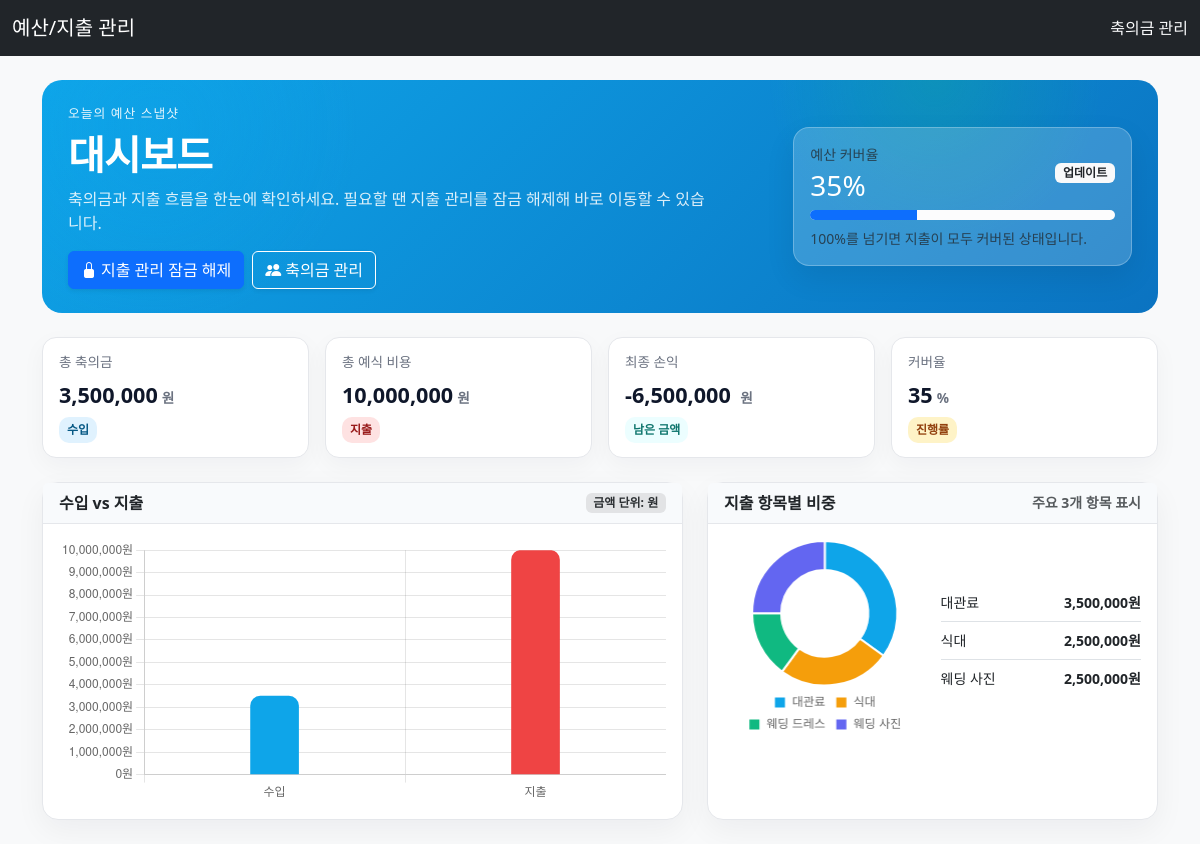
The page / on the database its author committed.
### models.py (models this page shows)
class Expense(db.Model):
    id = db.Column(db.Integer, primary_key=True)
    category = db.Column(db.String(50), nullable=False)
    description = db.Column(db.String(200))
    amount = db.Column(db.Integer, nullable=False)

### dashboard_routes.py (the view)
@dashboard_bp.route('/')
def index():
    total_income = db.session.query(
        func.coalesce(func.sum(Guest.amount), 0)
    ).scalar()
    total_expense = db.session.query(
        func.coalesce(func.sum(Expense.amount), 0)
    ).scalar()
    net_profit = total_income - total_expense
    coverage_percent = int(round((total_income / total_expense) * 100)) if total_expense else 0
    expense_rows = db.session.query(
        Expense.category,
        func.coalesce(func.sum(Expense.amount), 0)
    ).group_by(Expense.category).all()
    expense_labels = [row[0] for row in expense_rows]
    expense_values = [row[1] for row in expense_rows]
    top_expenses = sorted(
        [{'category': label, 'amount': value} for label, value in expense_rows],
        key=lambda x: x['amount'],
        reverse=True
    )[:3]
    return render_template(
        'index.html',
        total_income=total_income,
        total_expense=total_expense,
        net_profit=net_profit,
        coverage_percent=coverage_percent,
        expense_labels=expense_labels,
        expense_values=expense_values,
        top_expenses=top_expenses
    )

### templates/index.html (shortened to what this page needs)
{% extends 'base.html' %}
{% block content %}
{% set coverage_clamped = 150 if coverage_percent > 150 else coverage_percent %}
<div class="dashboard-hero mb-4">
    <div class="row align-items-center">
        <div class="col-lg-8">
            <p class="hero-kicker mb-2 text-uppercase">오늘의 예산 스냅샷</p>
            <h1 class="hero-title mb-2">대시보드</h1>
            <p class="hero-subtext mb-3">
                축의금과 지출 흐름을 한눈에 확인하세요. 필요할 땐 지출 관리를 잠금 해제해 바로 이동할 수 있습니다.
            </p>
            <div class="d-flex flex-wrap gap-2">
                {% if session.get('expenses_unlocked') %}
                    <div class="d-flex flex-wrap gap-2">
                        <a class="btn btn-light text-primary-emphasis shadow-sm" href="{{ url_for('expenses.list_expenses') }}">
                            <i class="bi bi-unlock-fill me-1"></i>지출 관리 바로 가기
                        </a>
                        <form method="post" action="{{ url_for('expenses.lock') }}">
                            <button class="btn btn-outline-light shadow-sm" type="submit">
                                <i class="bi bi-lock-fill me-1"></i>다시 잠그기
                            </button>
                        </form>
                    </div>
                {% else %}
                    <button class="btn btn-primary shadow-sm" data-bs-toggle="modal" data-bs-target="#expenseAccessModal">
                        <i class="bi bi-lock-fill me-1"></i>지출 관리 잠금 해제
                    </button>
                {% endif %}
                <a class="btn btn-outline-light text-white border-white shadow-sm" href="{{ url_for('guests.list_guests') }}">
                    <i class="bi bi-people-fill me-1"></i>축의금 관리
                </a>
            </div>
        </div>
        <div class="col-lg-4 mt-3 mt-lg-0">
            <div class="hero-mini-card">
                <div class="d-flex justify-content-between align-items-center mb-2">
                    <div>
                        <div class="text-muted small mb-1">예산 커버율</div>
                        <div class="h3 mb-0">{{ coverage_percent }}%</div>
                    </div>
                    <span class="badge bg-light text-dark">업데이트</span>
                </div>
                <div class="progress bg-light-subtle" style="height: 10px;">
                    <div id="coverageProgress"
                         class="progress-bar"
                         role="progressbar"
                         data-coverage="{{ coverage_clamped|default(0)|round(0) }}"
                         aria-valuenow="{{ coverage_percent|default(0)|round(0) }}"
                         aria-valuemin="0"
                         aria-valuemax="150"></div>
                </div>
                <p class="small text-muted mt-2 mb-0">100%를 넘기면 지출이 모두 커버된 상태입니다.</p>
            </div>
        </div>
    </div>
</div>
<div class="row g-3 mb-4">
    <div class="col-md-3">
        <div class="summary-card income">
            <div class="summary-label">총 축의금</div>
            <div class="summary-value">{{ "{:,}".format(total_income) }}<span class="summary-unit">원</span></div>
            <div class="summary-chip">수입</div>
        </div>
    </div>
    <div class="col-md-3">
        <div class="summary-card expense">
            <div class="summary-label">총 예식 비용</div>
            <div class="summary-value">{{ "{:,}".format(total_expense) }}<span class="summary-unit">원</span></div>
            <div class="summary-chip">지출</div>
        </div>
    </div>
    <div class="col-md-3">
        <div class="summary-card balance">
            <div class="summary-label">최종 손익</div>
            <div class="summary-value">
                {% if net_profit >= 0 %}
                    +{{ "{:,}".format(net_profit) }}
                {% else %}
                    -{{ "{:,}".format(net_profit|abs) }}
                {% endif %}
                <span class="summary-unit">원</span>
            </div>
            <div class="summary-chip">남은 금액</div>
        </div>
    </div>
    <div class="col-md-3">
        <div class="summary-card cover">
            <div class="summary-label">커버율</div>
            <div class="summary-value">{{ coverage_percent }}<span class="summary-unit">%</span></div>
            <div class="summary-chip">진행률</div>
        </div>
    </div>
</div>
<div class="row g-4">
    <div class="col-lg-7">
        <div class="card dashboard-card h-100">
            <div class="card-header d-flex align-items-center justify-content-between">
                <span class="fw-semibold">수입 vs 지출</span>
                <span class="badge bg-secondary-subtle text-secondary-emphasis">금액 단위: 원</span>
            </div>
            <div class="card-body">
                <canvas id="incomeExpenseChart" height="130"></canvas>
            </div>
        </div>
    </div>
    <div class="col-lg-5">
        <div class="card dashboard-card h-100">
            <div class="card-header d-flex align-items-center justify-content-between">
                <span class="fw-semibold">지출 항목별 비중</span>
                <span class="text-muted small">주요 3개 항목 표시</span>
            </div>
            <div class="card-body">
                <div class="row g-3 align-items-center">
                    <div class="col-sm-6">
                        <canvas id="expensePieChart" height="140"></canvas>
                    </div>
                    <div class="col-sm-6">
                        {% if top_expenses %}
                            <ul class="list-group list-group-flush small">
                                {% for item in top_expenses %}
                                    <li class="list-group-item px-0 d-flex justify-content-between">
                                        <span>{{ item.category }}</span>
                                        <strong>{{ "{:,}".format(item.amount) }}원</strong>
                                    </li>
                                {% endfor %}
                            </ul>
                        {% else %}
                            <p class="text-muted mb-0">등록된 지출 항목이 없습니다.</p>
                        {% endif %}
                    </div>
                </div>
            </div>
        </div>
    </div>
</div>
{% endblock %}
{% block scripts %}
<script>
    const chartData = JSON.parse(document.getElementById('chart-data').textContent);
    const { totalIncome, totalExpense, expenseLabels, expenseValues } = chartData;
    // 커버율 진행바 너비 설정 (템플릿 경고 방지용 데이터-속성 사용)
    const coverageBar = document.getElementById('coverageProgress');
    if (coverageBar) {
        const pct = Number(coverageBar.dataset.coverage || 0);
        coverageBar.style.width = `${pct}%`;
    }
    const colors = {
        income: '#0ea5e9',
        expense: '#ef4444',
        expensePalette: ['#0ea5e9', '#f59e0b', '#10b981', '#6366f1', '#ef4444', '#a855f7']
    };
    // 1) 수입 vs 지출 막대 차트
    const ctx1 = document.getElementById('incomeExpenseChart').getContext('2d');
    new Chart(ctx1, {
        type: 'bar',
        data: {
            labels: ['수입', '지출'],
            datasets: [{
                label: '금액',
                data: [totalIncome, totalExpense],
                backgroundColor: [colors.income, colors.expense],
                borderRadius: 10,
                barThickness: 48
            }]
        },
        options: {
            responsive: true,
            plugins: {
                legend: { display: false },
                tooltip: {
                    callbacks: {
                        label: (ctx) => new Intl.NumberFormat().format(ctx.parsed.y) + ' 원'
                    }
                }
            },
            scales: {
                y: {
                    beginAtZero: true,
                    ticks: {
                        callback: (value) => new Intl.NumberFormat().format(value) + '원'
                    }
                }
            }
        }
    });
    // 2) 지출 항목별 비중
    const ctx2 = document.getElementById('expensePieChart').getContext('2d');
    new Chart(ctx2, {
        type: 'doughnut',
        data: {
            labels: expenseLabels,
            datasets: [{
                data: expenseValues,
                backgroundColor: colors.expensePalette
            }]
        },
        options: {
            responsive: true,
            cutout: '60%',
            plugins: {
                legend: {
                    position: 'bottom',
                    labels: { boxWidth: 12 }
                },
                tooltip: {
                    callbacks: {
                        label: (ctx) => `${ctx.label}: ${new Intl.NumberFormat().format(ctx.parsed)} 원`
                    }
                }
            }
        }
    });
</script>
{% endblock %}

### static/style.css (style rules this page uses)
body { background-color: #f8f9fa; }
.card-header { font-weight: bold; }
.dashboard-hero { background: radial-gradient(circle at 10% 20%, rgba(14, 165, 233, 0.25), transparent 20%), radial-gradient(circle at 80% 0%, rgba(16, 185, 129, 0.25), transparent 18%), linear-gradient(135deg, #0ea5e9, #0b73c1); color: #fff; border-radius: 20px; padding: 24px 26px; position: relative; overflow: hidden; }
.hero-kicker { letter-spacing: 0.08em; font-size: 0.8rem; opacity: 0.9; }
.hero-title { font-weight: 700; letter-spacing: -0.02em; }
.hero-subtext { max-width: 640px; color: rgba(255, 255, 255, 0.85); }
.hero-mini-card { background: rgba(255, 255, 255, 0.18); border: 1px solid rgba(255, 255, 255, 0.25); border-radius: 16px; padding: 16px; box-shadow: 0 12px 30px rgba(0, 0, 0, 0.08); }
.summary-card { background: #fff; border-radius: 14px; padding: 14px 16px; border: 1px solid #e5e7eb; box-shadow: 0 8px 24px rgba(15, 23, 42, 0.04); height: 100%; }
.summary-card .summary-label { font-size: 0.85rem; color: #6b7280; margin-bottom: 6px; }
.summary-card .summary-value { font-size: 1.35rem; font-weight: 700; color: #0f172a; }
.summary-card .summary-unit { font-size: 0.85rem; color: #6b7280; margin-left: 4px; }
.summary-card .summary-chip { display: inline-block; margin-top: 6px; padding: 4px 8px; border-radius: 10px; font-size: 0.75rem; font-weight: 600; color: #0f172a; background-color: #f3f4f6; }
.summary-card.income .summary-chip { background-color: #e0f2fe; color: #075985; }
.summary-card.expense .summary-chip { background-color: #fee2e2; color: #991b1b; }
.summary-card.balance .summary-chip { background-color: #ecfeff; color: #0f766e; }
.summary-card.cover .summary-chip { background-color: #fef3c7; color: #92400e; }
.dashboard-card { border: 1px solid #e5e7eb; border-radius: 16px; box-shadow: 0 10px 30px rgba(15, 23, 42, 0.05); }
.dashboard-card .card-header { background: #f8fafc; border-bottom: 1px solid #e5e7eb; }
:root { --guest-indigo: #4f46e5; --guest-pink: #ec4899; --guest-surface: #f8fafc; --guest-border: #e5e7eb; --guest-text: #0f172a; }

### rows shown on the page
Expense: category "대관료", amount "3,500,000"
Expense: category "웨딩 사진", amount "2,500,000"

### other values the page prints
{{ coverage_percent }} "35"
{{ "{:,}".format(total_income) }} "3,500,000"
{{ "{:,}".format(total_expense) }} "10,000,000"
{{ "{:,}".format(net_profit|abs) }} "6,500,000"
{{ item.category }} "식대"
{{ "{:,}".format(item.amount) }} "2,500,000"
